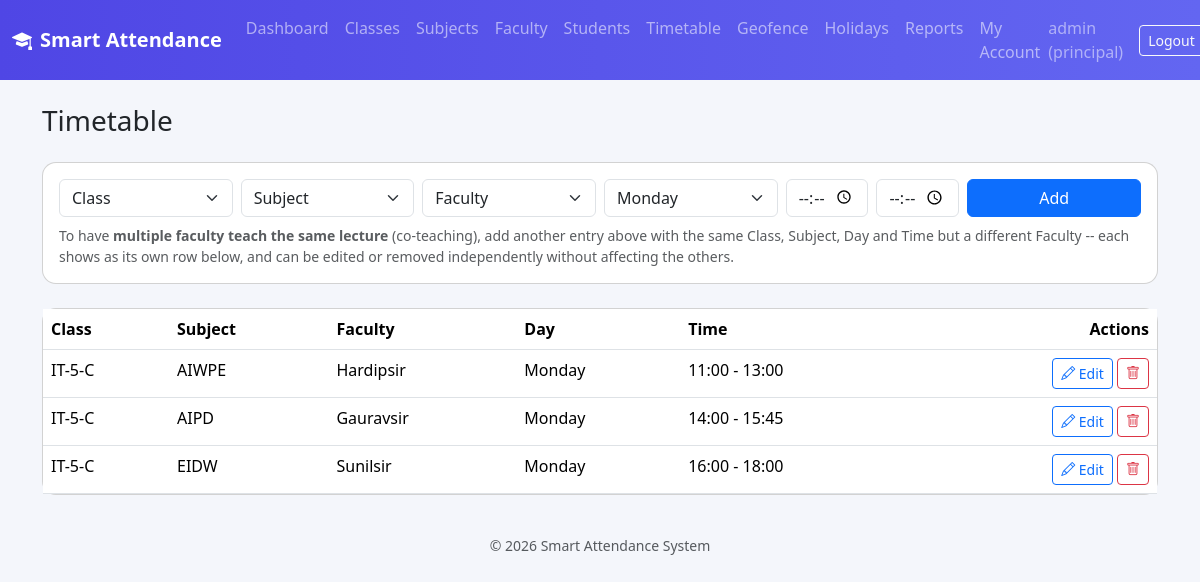
/principal/timetable (signed in), run on the app's committed database.
### models.py (models this page shows)
class User(db.Model, UserMixin):
    __tablename__ = "users"
    id = db.Column(db.Integer, primary_key=True)
    username = db.Column(db.String(80), unique=True, nullable=False)
    email = db.Column(db.String(120), unique=True, nullable=False)
    password_hash = db.Column(db.String(200), nullable=False)
    role = db.Column(db.String(20), nullable=False)  # principal / faculty / student
    created_at = db.Column(db.DateTime, default=datetime.utcnow)
    faculty_profile = db.relationship("Faculty", backref="user", uselist=False)
    student_profile = db.relationship("Student", backref="user", uselist=False)

class Timetable(db.Model):
    __tablename__ = "timetable"
    id = db.Column(db.Integer, primary_key=True)
    class_id = db.Column(db.Integer, db.ForeignKey("classes.id"), nullable=False)
    subject_id = db.Column(db.Integer, db.ForeignKey("subjects.id"), nullable=False)
    faculty_id = db.Column(db.Integer, db.ForeignKey("faculty.id"), nullable=False)
    day = db.Column(db.String(10), nullable=False)  # Monday..Sunday
    start_time = db.Column(db.Time, nullable=False)
    end_time = db.Column(db.Time, nullable=False)
    class_ = db.relationship("ClassModel", backref="timetable_entries")
    subject = db.relationship("Subject", backref="timetable_entries")
    faculty = db.relationship("Faculty", backref="timetable_entries")

class ClassModel(db.Model):
    __tablename__ = "classes"
    id = db.Column(db.Integer, primary_key=True)
    name = db.Column(db.String(80), unique=True, nullable=False)
    subjects = db.relationship("Subject", backref="class_", cascade="all, delete-orphan")
    students = db.relationship("Student", backref="class_", cascade="all, delete-orphan")
    location = db.relationship("ClassLocation", backref="class_", uselist=False,
                                cascade="all, delete-orphan")

class Subject(db.Model):
    __tablename__ = "subjects"
    id = db.Column(db.Integer, primary_key=True)
    name = db.Column(db.String(120), nullable=False)
    class_id = db.Column(db.Integer, db.ForeignKey("classes.id"), nullable=False)

class Faculty(db.Model):
    __tablename__ = "faculty"
    id = db.Column(db.Integer, primary_key=True)
    user_id = db.Column(db.Integer, db.ForeignKey("users.id"), nullable=False)
    name = db.Column(db.String(120), nullable=False)

### routes/principal.py (the view, shortened to what this page needs)
@principal_bp.route("/timetable", methods=["GET", "POST"])
@login_required
@role_required("principal")
def timetable():
    entries = Timetable.query.all()
    return render_template(
        "principal/timetable.html",
        entries=entries,
        classes=ClassModel.query.all(),
        subjects=Subject.query.all(),
        faculty_list=Faculty.query.all(),
    )

### app.py (called while the page is built)
@login_manager.user_loader
def load_user(user_id):
    return User.query.get(int(user_id))

### templates/principal/timetable.html (shortened to what this page needs)
{% extends "base.html" %}
{% block content %}
<h3 class="mb-4">Timetable</h3>
<div class="card p-3 mb-4">
  <form method="POST" class="row g-2">
    <div class="col-md-2">
      <select class="form-select" name="class_id" required>
        <option value="">Class</option>
      </select>
    </div>
    <div class="col-md-2">
      <select class="form-select" name="subject_id" required>
        <option value="">Subject</option>
      </select>
    </div>
    <div class="col-md-2">
      <select class="form-select" name="faculty_id" required>
        <option value="">Faculty</option>
      </select>
    </div>
    <div class="col-md-2">
      <select class="form-select" name="day" required>
        {% for d in ['Monday','Tuesday','Wednesday','Thursday','Friday','Saturday','Sunday'] %}
          <option value="{{ d }}">{{ d }}</option>
        {% endfor %}
      </select>
    </div>
    <div class="col-md-1"><input type="time" class="form-control" name="start_time" required></div>
    <div class="col-md-1"><input type="time" class="form-control" name="end_time" required></div>
    <div class="col-md-2"><button class="btn btn-primary w-100">Add</button></div>
  </form>
  <p class="text-muted small mt-2 mb-0">
    To have <strong>multiple faculty teach the same lecture</strong> (co-teaching), add another entry above with
    the same Class, Subject, Day and Time but a different Faculty -- each shows as its own row below, and can be
    edited or removed independently without affecting the others.
  </p>
</div>
<div class="card">
  <table class="table mb-0">
    <thead><tr><th>Class</th><th>Subject</th><th>Faculty</th><th>Day</th><th>Time</th><th class="text-end">Actions</th></tr></thead>
    <tbody>
      {% for e in entries %}
      <tr>
        <td>{{ e.class_.name }}</td>
        <td>{{ e.subject.name }}</td>
        <td>{{ e.faculty.name }}</td>
        <td>{{ e.day }}</td>
        <td>{{ e.start_time.strftime('%H:%M') }} - {{ e.end_time.strftime('%H:%M') }}</td>
        <td class="text-end">
          <button class="btn btn-sm btn-outline-primary" data-bs-toggle="modal" data-bs-target="#editEntry{{ e.id }}">
            <i class="bi bi-pencil"></i> Edit
          </button>
          <form method="POST" action="{{ url_for('principal.delete_timetable', entry_id=e.id) }}" class="d-inline" onsubmit="return confirm('Delete this entry?')">
            <button class="btn btn-sm btn-outline-danger"><i class="bi bi-trash"></i></button>
          </form>
        </td>
      </tr>
      {% else %}
      <tr><td colspan="6" class="text-center text-muted py-4">No timetable entries yet.</td></tr>
      {% endfor %}
    </tbody>
  </table>
</div>
{% endblock %}

### templates/base.html (shortened to what this page needs)
<!DOCTYPE html>
<html lang="en">
<head>
<link href="https://cdn.jsdelivr.net/npm/bootstrap@5.3.3/dist/css/bootstrap.min.css" rel="stylesheet">
<link href="https://cdn.jsdelivr.net/npm/bootstrap-icons@1.11.3/font/bootstrap-icons.css" rel="stylesheet">
<link rel="stylesheet" href="{{ url_for('static', filename='css/style.css') }}">
</head>
<body>
{% if current_user.is_authenticated %}
<nav class="navbar navbar-expand-lg navbar-dark app-navbar">
  <div class="container-fluid">
    <a class="navbar-brand fw-bold" href="/"><i class="bi bi-mortarboard-fill me-2"></i>Smart Attendance</a>
    <div class="collapse navbar-collapse" id="nav">
      <ul class="navbar-nav me-auto">
        {% if current_user.role == 'principal' %}
        <li class="nav-item"><a class="nav-link" href="{{ url_for('principal.dashboard') }}">Dashboard</a></li>
        <li class="nav-item"><a class="nav-link" href="{{ url_for('principal.classes') }}">Classes</a></li>
        <li class="nav-item"><a class="nav-link" href="{{ url_for('principal.subjects') }}">Subjects</a></li>
        <li class="nav-item"><a class="nav-link" href="{{ url_for('principal.faculty') }}">Faculty</a></li>
        <li class="nav-item"><a class="nav-link" href="{{ url_for('principal.students') }}">Students</a></li>
        <li class="nav-item"><a class="nav-link" href="{{ url_for('principal.timetable') }}">Timetable</a></li>
        <li class="nav-item"><a class="nav-link" href="{{ url_for('principal.locations') }}">Geofence</a></li>
        <li class="nav-item"><a class="nav-link" href="{{ url_for('principal.holidays') }}">Holidays</a></li>
        <li class="nav-item"><a class="nav-link" href="{{ url_for('principal.attendance_report') }}">Reports</a></li>
        <li class="nav-item"><a class="nav-link" href="{{ url_for('principal.settings') }}">My Account</a></li>
        {% elif current_user.role == 'faculty' %}
        <li class="nav-item"><a class="nav-link" href="{{ url_for('faculty.dashboard') }}">Dashboard</a></li>
        <li class="nav-item"><a class="nav-link" href="{{ url_for('faculty.settings') }}">My Account</a></li>
        {% endif %}
      </ul>
      <span class="navbar-text text-white-50 me-3">{{ current_user.username }} ({{ current_user.role }})</span>
      <a class="btn btn-outline-light btn-sm" href="{{ url_for('auth.logout') }}">Logout</a>
    </div>
  </div>
</nav>
{% endif %}
<div class="container py-4">
  {% block content %}{% endblock %}
</div>
<footer class="text-center text-muted small py-3">&copy; {{ current_year }} Smart Attendance System</footer>
</body>
</html>

### static/css/style.css (style rules this page uses)
body { background: #f4f6fb; font-family: 'Segoe UI', system-ui, sans-serif; }
.app-navbar { background: linear-gradient(90deg, #4f46e5, #6366f1); }
.card { border-radius: 14px; }
table thead { background: #eef0fb; }

### data on the page
User: username "admin", role "principal"
Timetable: class_.name "IT-5-C", subject.name "AIWPE", faculty.name "Hardipsir", day "Monday", start_time "11:00", end_time "13:00"
Timetable: class_.name "IT-5-C", subject.name "AIPD", faculty.name "Gauravsir", day "Monday", start_time "14:00", end_time "15:45"
Timetable: class_.name "IT-5-C", subject.name "EIDW", faculty.name "Sunilsir", day "Monday", start_time "16:00", end_time "18:00"

### other printed values
form field day "Monday"
